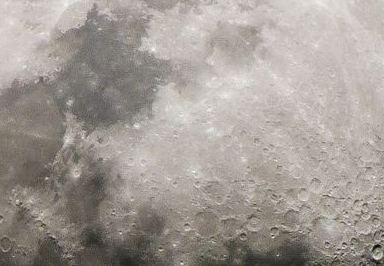
#> input picture AVISPA_May21/TestCase/scripts/4.jpg, 384 x 266 px, found by its file name
$ python contrast_testing.py   (older library calls are emulated)
#> lines starting #> are read from the running program, lines starting #| are printed output that depends on the picture
### AVISPA_May21/TestCase/helper/image.py
import numpy
import scipy.misc
import cv2
from skimage import exposure
from PIL import Image


# [36 lines left out: functions calculate_brightness, calculate_sharpness, histogram_equalization, adaptive_histogram_equalization, not called in this run]


def contrast_stretching(image, pmin=0, pmax=100):
    min, max = numpy.percentile(image, (1, 99))
    result = exposure.rescale_intensity(image, in_range=(min, max))
    return result


# [10 lines left out: functions convert_to_grayscale, normalize, not called in this run]

### AVISPA_May21/TestCase/scripts/contrast_testing.py
from helper import image as image_helper
import numpy as np
import cv2
from matplotlib import pyplot as plt

path = 'scripts/'

plt.figure(1)
#image_filenames = ["1.jpg", "2.jpg", "3.jpg"]
image_filenames = ["4.jpg"]
images = []
images_cs = []
images_eh = []
images_cl = []
target_size = 250
for i in range(0, len(image_filenames)):
    filename = image_filenames[i]
    image = cv2.imread(path + filename, 0)
#> image: shape (266, 384); min 0, max 249, mean 156.7
    height, width = image.shape
#> height = 266; width = 384
    new_width, new_height = int(120/height * width), 120
#> new_width = 173; new_height = 120
    image = cv2.resize(image, (new_width, new_height))
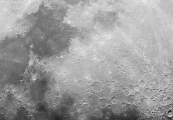
#> image: shape (120, 173); min 21, max 242, mean 156.5
    images.append(image)

    image_cs = image_helper.contrast_stretching(image)
#> in contrast_stretching, `min, max = numpy.percentile(image, (1, 99))`: min = 60; max = 215
#> in contrast_stretching, `result = exposure.rescale_intensity(image, in_range=(min, max))`:
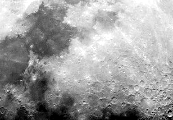
#> result: shape (120, 173); min 0, max 255, mean 158.4
    images_cs.append(image_cs)

    image_eh = cv2.equalizeHist(image)
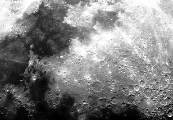
#> image_eh: shape (120, 173); min 0, max 255, mean 128.6
    images_eh.append(image_eh)

    clahe = cv2.createCLAHE(clipLimit=1.5, tileGridSize=(8, 8))
    image_cl = clahe.apply(image)
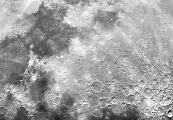
#> image_cl: shape (120, 173); min 17, max 255, mean 160.9
    images_cl.append(image_cl)

for i in range(0, len(images)):
    image = images[i]
    plt.subplot(101 + 10 * len(images) + i)
    plt.xlabel('Grauwert')
    plt.ylabel('Häufigkeit')
    plt.hist(image.ravel(),256,[0,256], color=(185/255,15/255,34/255,1))
#> this loop made 1 pass

width = 6 * len(images)
#> width = 6
height = 4

fig = plt.gcf()
fig.set_size_inches(width, height)
plt.savefig("histograms_raw.png")
#> figure, not shown here; tallest bar 317 high, from x = 190 to 191
#plt.show()
plt.gcf().clear()

for i in range(0, len(images)):
    image = images_cs[i]
    plt.subplot(101 + 10 * len(images) + i)
    plt.hist(image.ravel(),256,[0,256], color=(185/255,15/255,34/255,1))

fig = plt.gcf()
plt.xlabel('Grauwert')
plt.ylabel('Häufigkeit')
fig.set_size_inches(width, height)
plt.savefig("histograms_cs.png")
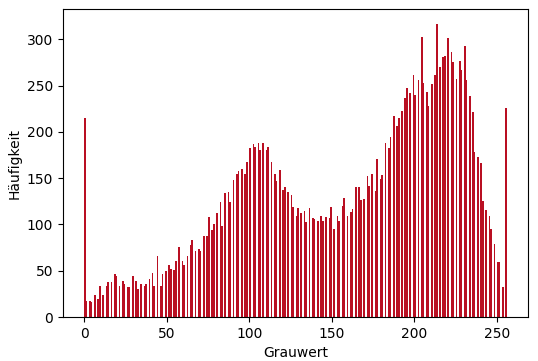
#> figure drawn by matplotlib, 1 panel; tallest bar 317 high, from x = 213 to 214
#plt.show()
plt.gcf().clear()

for i in range(0, len(images)):
    image = images_eh[i]
    plt.subplot(101 + 10 * len(images) + i)
    plt.hist(image.ravel(),256,[0,256], color=(185/255,15/255,34/255,1))

fig = plt.gcf()
plt.xlabel('Grauwert')
plt.ylabel('Häufigkeit')
fig.set_size_inches(width, height)

plt.savefig("histograms_eh.png")
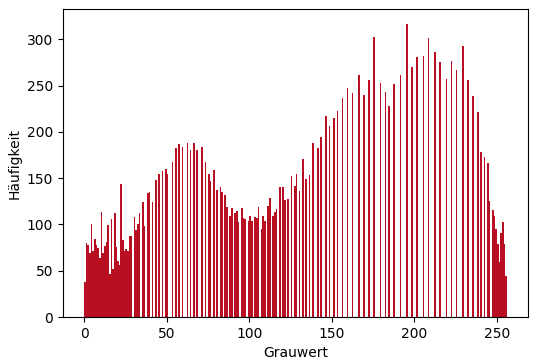
#> figure drawn by matplotlib, 1 panel; tallest bar 317 high, from x = 195 to 196
#plt.show()
plt.gcf().clear()

for i in range(0, len(images)):
    image = images_cl[i]
    plt.subplot(101 + 10 * len(images) + i)
    plt.hist(image.ravel(),256,[0,256], color=(185/255,15/255,34/255,1))

fig = plt.gcf()
plt.xlabel('Grauwert')
plt.ylabel('Häufigkeit')
fig.set_size_inches(width, height)
plt.savefig("histograms_cl.png")
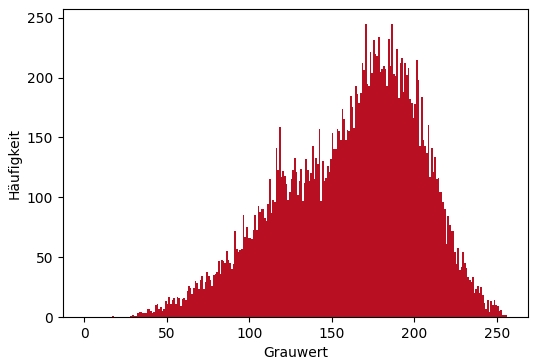
#> figure drawn by matplotlib, 1 panel
#plt.show()
plt.gcf().clear()

stacked = np.hstack(images)
cv2.imwrite(path + "stacked.jpg", stacked)
stacked_cs = np.hstack(images_cs)
cv2.imwrite(path + "cs.jpg", stacked_cs)
stacked_eh = np.hstack(images_eh)
cv2.imwrite(path + "eh.jpg", stacked_eh)
stacked_cl = np.hstack(images_cl)
cv2.imwrite(path + "cl.jpg", stacked_cl)
